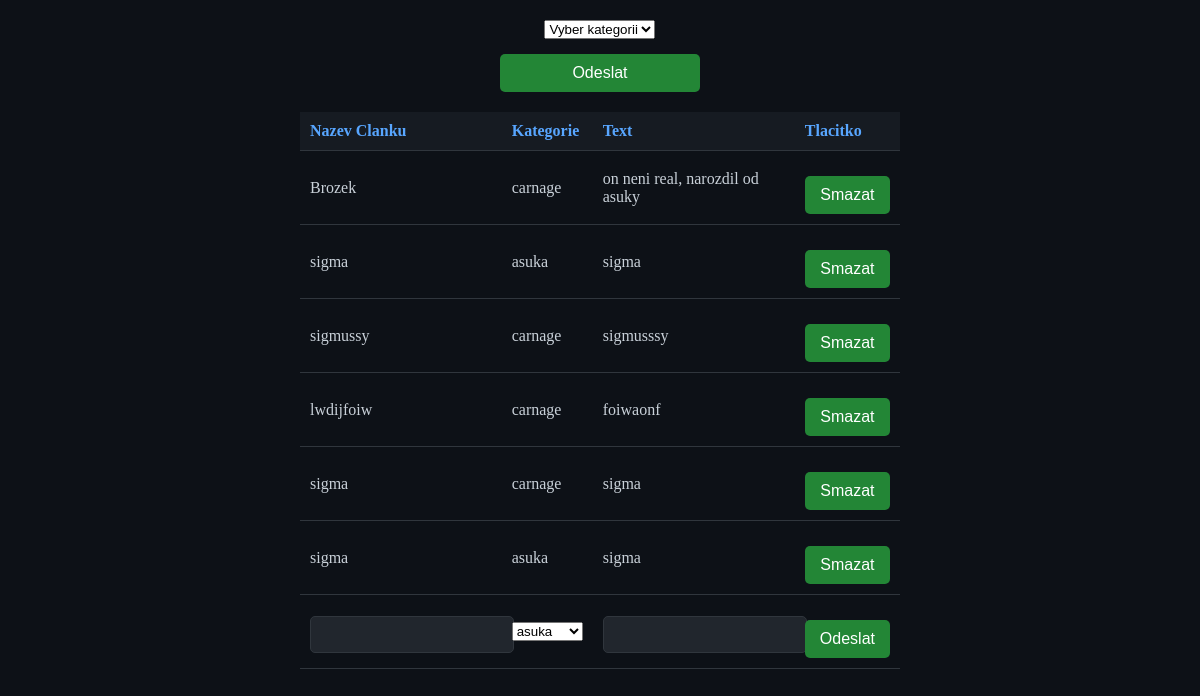
Page /articles/index.php on the committed database.
### tables this page shows
CREATE TABLE `articles` (
  `id` int(11) NOT NULL,
  `title` varchar(255) NOT NULL,
  `text` varchar(255) NOT NULL,
  `autor` varchar(255) NOT NULL,
  `time_of_upload` date NOT NULL DEFAULT current_timestamp(),
  `category_id` int(11) NOT NULL
);

CREATE TABLE `categories` (
  `id` int(11) NOT NULL,
  `name` varchar(255) NOT NULL
);

### Db.php (called while the page is built, shortened)
<?php
class Db
{
	private static PDO $connection;
	private static array $options = array(
		PDO::ATTR_ERRMODE => PDO::ERRMODE_WARNING,
		PDO::MYSQL_ATTR_INIT_COMMAND => "SET NAMES utf8",
		PDO::ATTR_EMULATE_PREPARES => false,
	);
	public static function connect(string $host, string $database, string $user, string $password): void
	{
		if (!isset(self::$connection)) {
			$dsn = "mysql:host=$host;dbname=$database";
			self::$connection = new PDO($dsn, $user, $password, self::$options);
		}
	}
	private static function executeStatement(array $params): PDOStatement
	{
		$query = array_shift($params);
		$statement = self::$connection->prepare($query);
		$statement->execute($params);
		return $statement;
	}
	public static function queryAll(string $query): mixed
	{
		$statement = self::executeStatement(func_get_args());
		return $statement->fetchAll(PDO::FETCH_ASSOC);
	}
}

### articles/index.php (the view, shortened to what this page needs)
<?php
$clanky = Db::queryAll('
    SELECT *,
    categories.name as category
    FROM articles
    LEFT JOIN categories
    ON articles.category_id = categories.id
');
$category_ids = Db::queryAll('
    SELECT *
    FROM categories
    ');
?>
<!DOCTYPE html>
<html lang="en">
<head>
    <link rel="stylesheet" href="./../styles.css">
</head>
<body>
    <form method="get">
        <select name="category">
            <option value="" disabled selected>
                Vyber kategorii
            </option>
        </select>
        <button type="submit">
            Odeslat
        </button>
    </form>
    <table id="customers">
        <tr>
            <th>Nazev Clanku</th>
            <th>Kategorie</th>
            <th>Text</th>
            <th>Tlacitko</th>
        </tr>
        <?php foreach ($clanky as $clanek):  ?>
            <tr>
                <td><?= htmlspecialchars($clanek['title']) ?></td>
                <td><?= htmlspecialchars($clanek['category']) ?></td>
                <td><?= htmlspecialchars($clanek['text']) ?> </td>
                <td>
                    <form method="post">
                        <button name="remove" type="submit">Smazat</button>
                    </form>
                </td>
            </tr>
        <?php endforeach; ?>
        <tr>
            <form method="post">
                <td>
                    <input type="text" name="title" id="name">
                </td>
                <td>
                    <select name="category" id="category">
                        <?php foreach ($category_ids as $category): ?>
                            <option value="<?= htmlspecialchars($category['id']) ?>">
                                <?= htmlspecialchars($category['name']) ?>
                            </option>
                        <?php endforeach; ?>
                    </select>
                </td>
                <td>
                    <input type="text" name="text" id="text">
                </td>
                <td>
                    <button name="add" type="submit">Odeslat</button>
                </td>
            </form>
        </tr>
    </table>
</body>
</html>

### styles.css (style rules this page uses)
body { background-color: #0d1117; color: #c9d1d9; font-family: 'Comic Sans MS', cursive; margin: 0; padding: 20px; text-align: center; display: flex; flex-direction: column; justify-content: center; align-items: center; }
input, textarea { width: 100%; padding: 10px; margin-top: 5px; background-color: #21262d; border: 1px solid #30363d; color: #c9d1d9; border-radius: 5px; }
button { background-color: #238636; color: #ffffff; border: none; padding: 10px 15px; border-radius: 5px; cursor: pointer; margin-top: 15px; font-size: 16px; width: 100%; }
table { width: 50vw; border-collapse: collapse; margin-top: 20px; }
th, td { padding: 10px; text-align: left; border-bottom: 1px solid #30363d; }
th { background-color: #161b22; color: #58a6ff; }
td { background-color: #0d1117; }

### rows in the picture
articles: title "Brozek", category.name "carnage", text "on neni real, narozdil od asuky"
articles: title "sigma", category.name "asuka", text "sigma"
articles: title "sigmussy", category.name "carnage", text "sigmusssy"
articles: title "lwdijfoiw", category.name "carnage", text "foiwaonf"
articles: title "sigma", category.name "carnage", text "sigma"
articles: title "sigma", category.name "asuka", text "sigma"

### other values in the picture
form field category "asuka"
